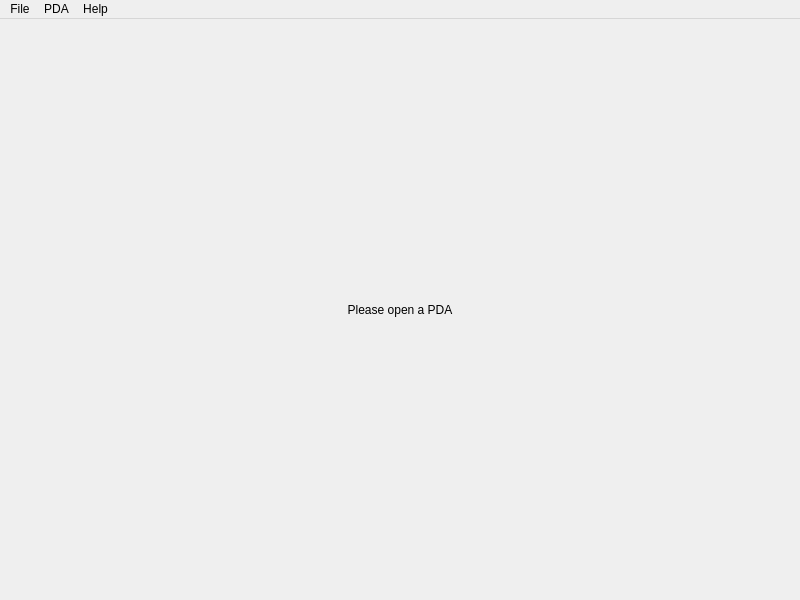
<?xml version="1.0" encoding="UTF-8"?>
<ui version="4.0">
 <class>main_window</class>
 <widget class="QMainWindow" name="main_window">
  <property name="geometry">
   <rect>
    <x>0</x>
    <y>0</y>
    <width>800</width>
    <height>600</height>
   </rect>
  </property>
  <property name="windowTitle">
   <string>PDA to CFG</string>
  </property>
  <widget class="QWidget" name="central_widget">
   <layout class="QHBoxLayout" name="horizontalLayout">
    <item>
     <widget class="QLabel" name="center_image">
      <property name="text">
       <string>Please open a PDA</string>
      </property>
      <property name="alignment">
       <set>Qt::AlignCenter</set>
      </property>
     </widget>
    </item>
   </layout>
  </widget>
  <widget class="QMenuBar" name="menu_bar">
   <property name="geometry">
    <rect>
     <x>0</x>
     <y>0</y>
     <width>800</width>
     <height>21</height>
    </rect>
   </property>
   <widget class="QMenu" name="menu_file">
    <property name="title">
     <string>File</string>
    </property>
    <widget class="QMenu" name="menu_export_as">
     <property name="title">
      <string>Export as...</string>
     </property>
     <addaction name="action_gv"/>
     <addaction name="action_pdf"/>
     <addaction name="action_png"/>
     <addaction name="action_svg"/>
    </widget>
    <addaction name="action_open_pda"/>
    <addaction name="action_save"/>
    <addaction name="menu_export_as"/>
    <addaction name="separator"/>
    <addaction name="action_exit"/>
   </widget>
   <widget class="QMenu" name="menu_help">
    <property name="title">
     <string>Help</string>
    </property>
    <addaction name="action_about"/>
   </widget>
   <widget class="QMenu" name="menu_fa">
    <property name="title">
     <string>PDA</string>
    </property>
    <addaction name="action_convert"/>
   </widget>
   <addaction name="menu_file"/>
   <addaction name="menu_fa"/>
   <addaction name="menu_help"/>
  </widget>
  <action name="action_open_pda">
   <property name="text">
    <string>Open PDA</string>
   </property>
   <property name="shortcut">
    <string>Ctrl+O</string>
   </property>
   <property name="iconVisibleInMenu">
    <bool>false</bool>
   </property>
  </action>
  <action name="action_exit">
   <property name="text">
    <string>Exit</string>
   </property>
   <property name="shortcut">
    <string>Ctrl+Q</string>
   </property>
  </action>
  <action name="action_about">
   <property name="text">
    <string>About</string>
   </property>
   <property name="shortcut">
    <string>Ctrl+H</string>
   </property>
  </action>
  <action name="action_gv">
   <property name="text">
    <string>.gv</string>
   </property>
  </action>
  <action name="action_pdf">
   <property name="text">
    <string>.pdf</string>
   </property>
  </action>
  <action name="action_png">
   <property name="text">
    <string>.png</string>
   </property>
  </action>
  <action name="action_svg">
   <property name="text">
    <string>.svg</string>
   </property>
  </action>
  <action name="action_save">
   <property name="text">
    <string>Save</string>
   </property>
   <property name="shortcut">
    <string>Ctrl+S</string>
   </property>
  </action>
  <action name="action_convert">
   <property name="text">
    <string>Convert to CFG</string>
   </property>
  </action>
 </widget>
 <layoutdefault spacing="6" margin="11"/>
 <resources/>
 <connections/>
</ui>
